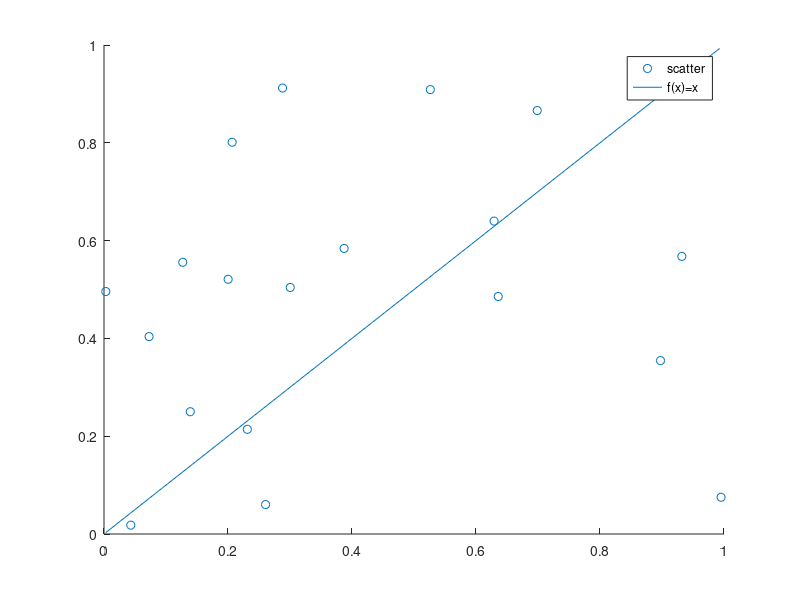

The MATLAB source for this figure:
datx=rand(20,1);
daty=rand(20,1);
hold on;
scatter(datx,daty);
x=min(datx):0.01:max(datx);
y=x;
plot(x,y);
legend('scatter','f(x)=x','Location','best');